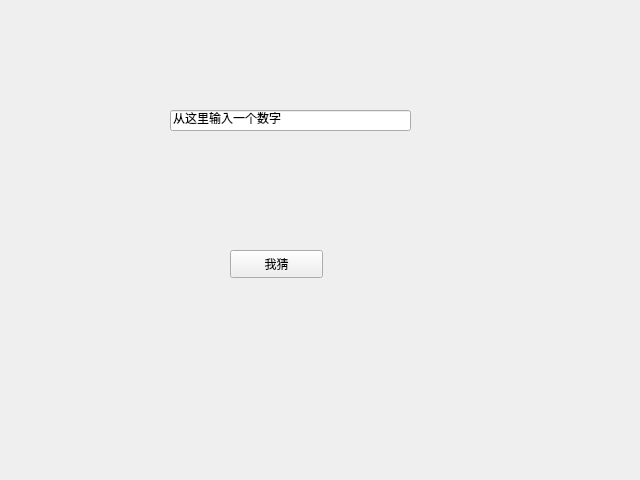
<?xml version="1.0" encoding="UTF-8"?>
<ui version="4.0">
 <class>Form</class>
 <widget class="QWidget" name="Form">
  <property name="geometry">
   <rect>
    <x>0</x>
    <y>0</y>
    <width>640</width>
    <height>480</height>
   </rect>
  </property>
  <property name="focusPolicy">
   <enum>Qt::StrongFocus</enum>
  </property>
  <property name="windowTitle">
   <string>猜数字</string>
  </property>
  <property name="windowIcon">
   <iconset>
    <normaloff>草莓.png</normaloff>草莓.png</iconset>
  </property>
  <property name="toolTip">
   <string/>
  </property>
  <widget class="QPushButton" name="pushButton">
   <property name="geometry">
    <rect>
     <x>230</x>
     <y>250</y>
     <width>93</width>
     <height>28</height>
    </rect>
   </property>
   <property name="toolTip">
    <string>&lt;b&gt;点击这里猜数字&lt;/b&gt;</string>
   </property>
   <property name="text">
    <string>我猜</string>
   </property>
  </widget>
  <widget class="QLineEdit" name="lineEdit">
   <property name="geometry">
    <rect>
     <x>170</x>
     <y>110</y>
     <width>241</width>
     <height>21</height>
    </rect>
   </property>
   <property name="cursor">
    <cursorShape>ArrowCursor</cursorShape>
   </property>
   <property name="text">
    <string>从这里输入一个数字</string>
   </property>
  </widget>
 </widget>
 <resources/>
 <connections>
  <connection>
   <sender>pushButton</sender>
   <signal>clicked()</signal>
   <receiver>Form</receiver>
   <slot>show_message()</slot>
   <hints>
    <hint type="sourcelabel">
     <x>277</x>
     <y>261</y>
    </hint>
    <hint type="destinationlabel">
     <x>404</x>
     <y>302</y>
    </hint>
   </hints>
  </connection>
 </connections>
 <slots>
  <slot>show_message()</slot>
 </slots>
</ui>
